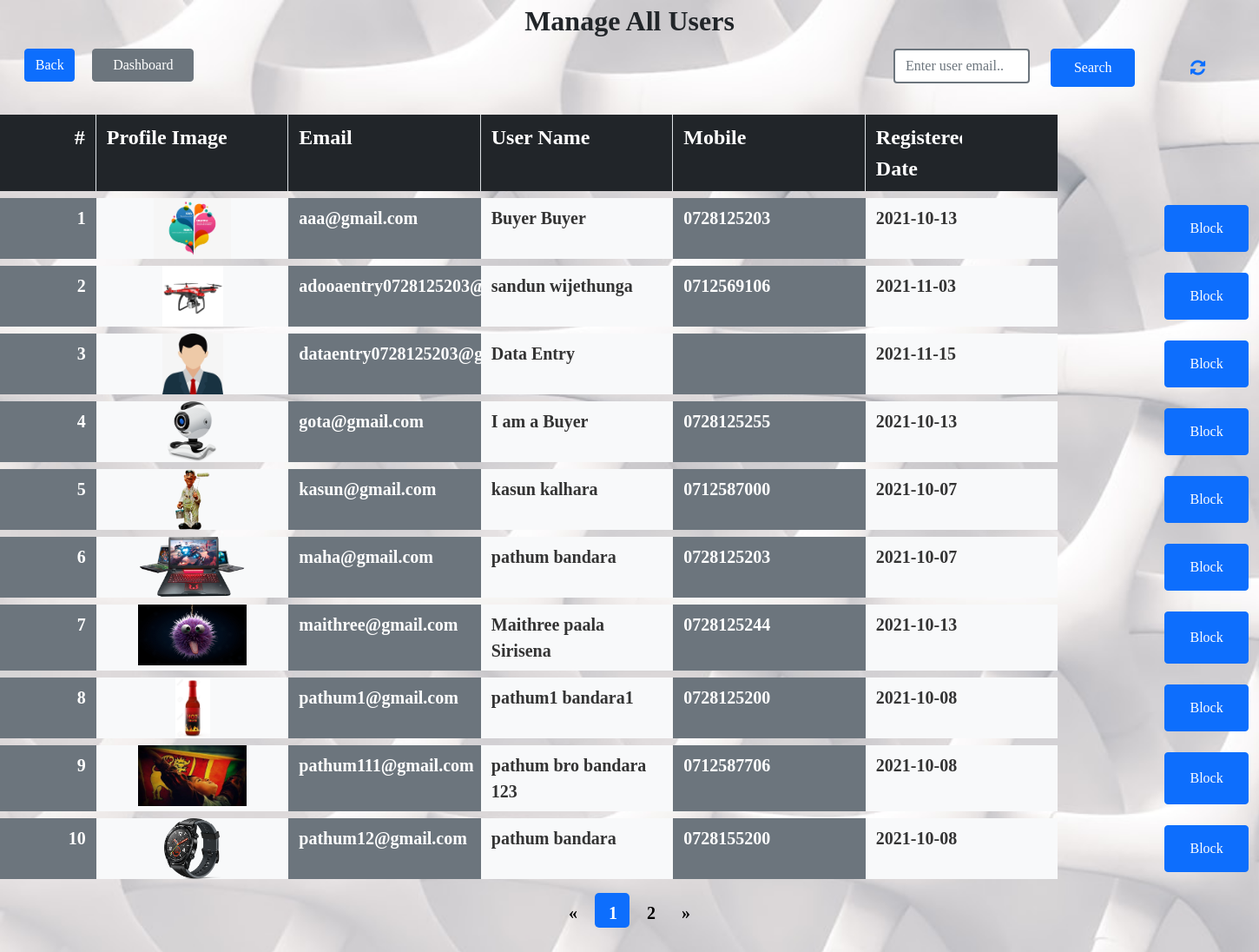
/manageUsers.php, run on the app's committed database.
### tables this page shows
CREATE TABLE IF NOT EXISTS `user` (
  `email` varchar(50) NOT NULL,
  `fname` varchar(45) DEFAULT NULL,
  `lname` varchar(45) DEFAULT NULL,
  `password` varchar(20) DEFAULT NULL,
  `mobile` varchar(10) DEFAULT NULL,
  `register_date` datetime DEFAULT NULL,
  `verification_code` varchar(20) DEFAULT NULL,
  `gender_id` int NOT NULL,
  `status_id` int DEFAULT NULL,
  PRIMARY KEY (`email`),
  KEY `fk_user_gender_idx` (`gender_id`),
  KEY `FK_user_status` (`status_id`) USING BTREE,
  CONSTRAINT `fk_user_gender` FOREIGN KEY (`gender_id`) REFERENCES `gender` (`id`),
  CONSTRAINT `FK_user_status` FOREIGN KEY (`status_id`) REFERENCES `status` (`id`)
);

CREATE TABLE IF NOT EXISTS `profile_img` (
  `code` varchar(50) NOT NULL DEFAULT 'AUTO_INCREMENT',
  `user_email` varchar(50) NOT NULL,
  PRIMARY KEY (`code`),
  KEY `fk_profile_img_user1_idx` (`user_email`),
  CONSTRAINT `fk_profile_img_user1` FOREIGN KEY (`user_email`) REFERENCES `user` (`email`)
);

### connection.php (called while the page is built, shortened)
<?php
class Database{
    public static $connection;
    public static function setUpConnection(){
        if(!isset(Database::$connection)){
            Database::$connection = new mysqli("localhost","root","Pathum@2001","lionhub_db","3306");
        }
    }
    public static function search($q){
        $resultset = Database::$connection->query($q);
        return $resultset;
    }
}
?>

### manageUsers.php (the view, shortened to what this page needs)
<?php
require "connection.php";
?>
<!DOCTYPE html>
<html>
<head>
    <link rel="stylesheet" href="other/bootstrap.css" />
    <link rel="stylesheet" href="https://cdn.jsdelivr.net/npm/bootstrap-icons@1.6.0/font/bootstrap-icons.css">
    <link rel="stylesheet" href="other/invoice.css" />
    <link rel="stylesheet" href="css/style.css" />
    <link href="css/font-awesome.css" rel="stylesheet">
</head>
<body onload="refresher('<?php echo $email; ?>');" style="background-image: url('resources/profilebackground.jpg');  background-attachment: fixed; background-repeat: no-repeat; background-size: cover;">
    <div class="container-fluid">
        <div class="row">
            <div class="col-12  text-center rounded">
                <label class="form-label fs-2 fw-bold text-dark">Manage All Users</label>
            </div>
            <div class="col-12 rounded">
                <div class="row">
                    <div class="col-4 col-lg-6">
                        <button onclick="window.history.go(-1); return false;" class="col-12 offset-1 col-md-1 offset-lg-0  ms-lg-3 btn btn-primary">Back</button>
                        <a href="adminPannel.php" class="col-12 offset-1 col-md-2 mt-2 mt-lg-0 offset-lg-0 ms-lg-3 btn btn-secondary">Dashboard</a>
                    </div>
                    <div class="col-6">
                        <div class="col-12 offset-0 offset-lg-5 offset-0 col-lg-12 mb-3">
                            <div class="row">
                                <div class="col-10 col-lg-3">
                                    <input placeholder="Enter user email.." style="border-color: blue; border-width: 2px;" type="text" class="form-control border-secondary" id="searchtxt1" />
                                </div>
                                <div class="col-2 d-grid">
                                    <button class="btn btn-primary" onclick="searchUser('1');">Search</button>
                                </div>
                                <div class="col-4 mt-2 mt-lg-0 col-lg-2 offset-lg-0 offset-10 d-grid">
                                    <a class="btn text-primary fw-bold fs-5" href="manageUsers.php"><i class="fa fa-refresh" aria-hidden="true"></i></a>
                                </div>
                            </div>
                        </div>
                    </div>
                </div>
            </div>
            <div class="col-11 mt-3 mb-2">
                <div class="row">
                    <div class="border-end col-2 col-lg-1 bg-dark pt-2 pb-2 text-end">
                        <span class="fs-4 fw-bold text-white">#</span>
                    </div>
                    <div class="border-end col-2 bg-dark pt-2 pb-2 d-none d-lg-block">
                        <span class="fs-4 fw-bold text-white">Profile Image</span>
                    </div>
                    <div class="border-end col-2 bg-dark pt-2 pb-2 d-none d-lg-block">
                        <span class="fs-4 fw-bold text-white">Email</span>
                    </div>
                    <div class="border-end col-6 col-lg-2 bg-dark pt-2 pb-2">
                        <span class="fs-4 fw-bold text-white">User Name</span>
                    </div>
                    <div class="border-end col-2 bg-dark pt-2 pb-2 d-none d-lg-block">
                        <span class="fs-4 fw-bold text-white">Mobile</span>
                    </div>
                    <div class="col-2 col-lg-1 bg-dark pt-2 pb-2 d-none d-lg-block">
                        <span class="fs-4 fw-bold text-white">Registered Date</span>
                    </div>
                    <div class="col-4 col-lg-1 bg-dark pt-2 pb-2 d-none d-lg-block"></div>
                </div>
            </div>
            <div id="userdata">
                <?php
                if (isset($_SESSION["k"])) {
                    $u = $_SESSION["k"];
                ?>
                    <div class="col-12 mb-2">
                        <div class="row">
                            <div class="col-2 col-lg-1 bg-primary pt-2 pb-2 text-end">
                                <span class="fs-5 fw-bold text-white">1</span>
                            </div>
                            <div class="col-2 bg-light d-none d-lg-block text-center" onclick="">
                                <?php
                                $pimg = Database::search("SELECT * FROM `profile_img` WHERE `user_email`='" . $u["email"] . "'");
                                $pimg_rows = $pimg->num_rows;
                                if ($pimg_rows == 0) {
                                ?>
                                    <img src="resources/feedback_user.jpg" style="height: 70px;" />
                                <?php
                                } else {
                                    $profimg = $pimg->fetch_assoc();
                                ?>
                                    <img src="<?php echo $profimg["code"]; ?>" style="height: 70px;" />
                                <?php
                                }
                                ?>
                            </div>
                            <div class="col-2 bg-primary pt-2 pb-2 d-none d-lg-block">
                                <span class="fs-5 fw-bold text-white"><?php echo $u["email"]; ?></span>
                            </div>
                            <div class="col-6 col-lg-2 bg-light pt-2 pb-2">
                                <span class="fs-5 fw-bold"><?php echo $u["fname"] . " " . $u["lname"]; ?></span>
                            </div>
                            <div class="col-2 bg-primary pt-2 pb-2 d-none d-lg-block">
                                <span class="fs-5 fw-bold text-white"><?php echo $u["mobile"]; ?></span>
                            </div>
                            <div class="col-2 bg-light pt-2 pb-2 d-none d-lg-block">
                                <span class="fs-5 fw-bold">
                                    <?php
                                    $rd = $u["register_date"];
                                    $splitrd = explode(" ", $rd);
                                    echo $splitrd[0];
                                    ?>
                                </span>
                            </div>
                            <div class="col-4 col-lg-1 bg-white pt-2 pb-2 d-grid">
                                <button class="btn btn-danger">Block</button>
                            </div>
                        </div>
                    </div>
                    <div class="col-12 mb-5 text-end">
                        <button class="btn btn-secondary" onclick="clearSearch();">Clear</button>
                    </div>
                    <?php
                } else {
                    if (isset($_GET["page"])) {
                        $pageno = $_GET["page"];
                    } else {
                        $pageno = 1;
                    }
                    $products = Database::search("SELECT * FROM `user`");
                    $d = $products->num_rows;
                    $results_per_page = 10;
                    $number_of_pages = ceil($d / $results_per_page);
                    $page_first_result = ((int)$pageno - 1) * $results_per_page;
                    $selectedrs = Database::search("SELECT * FROM `user` LIMIT " . $results_per_page . " OFFSET " . $page_first_result . "");
                    $c = "0";
                    while ($srow = $selectedrs->fetch_assoc()) {
                        $c = $c + 1;
                    ?>
                        <div class="col-12 mb-2">
                            <div class="row">
                                <div class="col-8 col-lg-11">
                                    <div class="row">
                                        <div class="col-2 col-lg-1 bg-secondary pt-2 pb-2 text-end">
                                            <span class="fs-5 fw-bold text-white"><?php echo $c ?></span>
                                        </div>
                                        <div data-toggle="tooltip" data-placement="top" title="Chat with <?php echo $srow["email"] ?>" style="cursor: pointer;" class="col-2 bg-light d-none d-lg-block text-center" onclick="sse('<?php echo $srow['email'] ?>');">
                                            <?php
                                            $pimg = Database::search("SELECT * FROM `profile_img` WHERE `user_email`='" . $srow["email"] . "'");
                                            $pimg_rows = $pimg->num_rows;
                                            if ($pimg_rows == 0) {
                                            ?>
                                                <img src="resources/feedback_user.jpg" style="height: 70px;" />
                                            <?php
                                            } else {
                                                $profimg = $pimg->fetch_assoc();
                                            ?>
                                                <img src="<?php echo $profimg["code"]; ?>" style="height: 70px;" />
                                            <?php
                                            }
                                            ?>
                                        </div>
                                        <div class="col-2 bg-secondary pt-2 pb-2 d-none d-lg-block">
                                            <span class="fs-5 fw-bold text-white"><?php echo $srow["email"] ?></span>
                                        </div>
                                        <div class="col-6 col-lg-2 bg-light pt-2 pb-2">
                                            <span class="fs-5 fw-bold"><?php echo $srow["fname"] . " " . $srow["lname"] ?></span>
                                        </div>
                                        <div class="col-2 bg-secondary pt-2 pb-2 d-none d-lg-block">
                                            <span class="fs-5 fw-bold text-white"><?php echo $srow["mobile"] ?></span>
                                        </div>
                                        <div class="col-2 bg-light pt-2 pb-2 d-none d-lg-block">
                                            <span class="fs-5 fw-bold">
                                                <?php
                                                $rd = $srow["register_date"];
                                                $splitrd = explode(" ", $rd);
                                                echo $splitrd[0];
                                                ?>
                                            </span>
                                        </div>
                                    </div>
                                </div>
                                <div class="col-4 col-lg-1 pt-2 pb-2 d-grid">
                                    <?php
                                    $s = $srow["status_id"];
                                    if ($s == "2") {
                                    ?>
                                        <button id="blockbtn0<?php echo $srow['email'] ?>" class="btn btn-warning" onclick="blockUserreal('<?php echo $srow['email'] ?>');">Unblock</button>
                                    <?php
                                    } else {
                                    ?>
                                        <button id="blockbtn0<?php echo $srow['email'] ?>" class="btn btn-primary" onclick="blockUserreal('<?php echo $srow['email'] ?>');">Block</button>
                                    <?php
                                    }
                                    ?>
                                </div>
                            </div>
                        </div>
                    <?php
                    }
                    ?>
                    <div class="col-12 fs-5 fw-bold mt-3 mb-3">
                        <div class="pagination d-flex justify-content-center">
                            <a href="<?php
                                        if ($pageno <= 1) {
                                            echo "#";
                                        } else {
                                            echo "?page=" . ($pageno - 1);
                                        }
                                        ?>">&laquo;</a>
                            <?php
                            for ($page = 1; $page <= $number_of_pages; $page++) {
                                if ($page == $pageno) {
                            ?>
                                    <a style="width: 40px; height:40px;" href="<?php echo "?page=" . ($page); ?>" class="ms-1 active bg-primary"><?php echo $page; ?></a>
                                <?php
                                } else {
                                ?>
                                    <a style="width: 40px; height: 40px;" href="<?php echo "?page=" . ($page); ?>" class="ms-1"><?php echo $page; ?></a>
                            <?php
                                }
                            }
                            ?>
                            <a href="<?php
                                        if ($pageno >= $number_of_pages) {
                                            echo "#";
                                        } else {
                                            echo "?page=" . ($pageno + 1);
                                        }
                                        ?>">&raquo;</a>
                        </div>
                    </div>
                <?php
                }
                ?>
            </div>
        </div>
    </div>
</body>
</html>

### other/invoice.css (style rules this page uses)
* { font-family: "Calibri"; }
::placeholder { font-weight: 200; font-size: medium; }
.pagination { display: inline-block; }
.pagination a { color: black; float: left; padding: 8px 16px; text-decoration: none; }
.pagination a.active { background-color: #4CAF50; color: white; border-radius: 5px; }
.pagination a { color: black; padding: 8px 16px; text-decoration: none; }

### data on the page
user: profile_img.code (picture), email "aaa@gmail.com", fname "Buyer", lname "Buyer", mobile "0728125203", register_date "2021-10-13"
user: profile_img.code (picture), email "adooaentry0728125203@gmail.com", fname "sandun", lname "wijethunga", mobile "0712569106", register_date "2021-11-03"
user: email "dataentry0728125203@gmail.com", fname "Data", lname "Entry", register_date "2021-11-15"
user: profile_img.code (picture), email "gota@gmail.com", fname "I am a", lname "Buyer", mobile "0728125255", register_date "2021-10-13"
user: profile_img.code (picture), email "kasun@gmail.com", fname "kasun", lname "kalhara", mobile "0712587000", register_date "2021-10-07"
user: profile_img.code (picture), email "maha@gmail.com", fname "pathum", lname "bandara", mobile "0728125203", register_date "2021-10-07"
user: profile_img.code (picture), email "maithree@gmail.com", fname "Maithree paala", lname "Sirisena", mobile "0728125244", register_date "2021-10-13"
user: profile_img.code (picture), email "pathum1@gmail.com", fname "pathum1", lname "bandara1", mobile "0728125200", register_date "2021-10-08"
user: profile_img.code (picture), email "pathum111@gmail.com", fname "pathum bro", lname "bandara 123", mobile "0712587706", register_date "2021-10-08"
user: profile_img.code (picture), email "pathum12@gmail.com", fname "pathum", lname "bandara", mobile "0728155200", register_date "2021-10-08"
